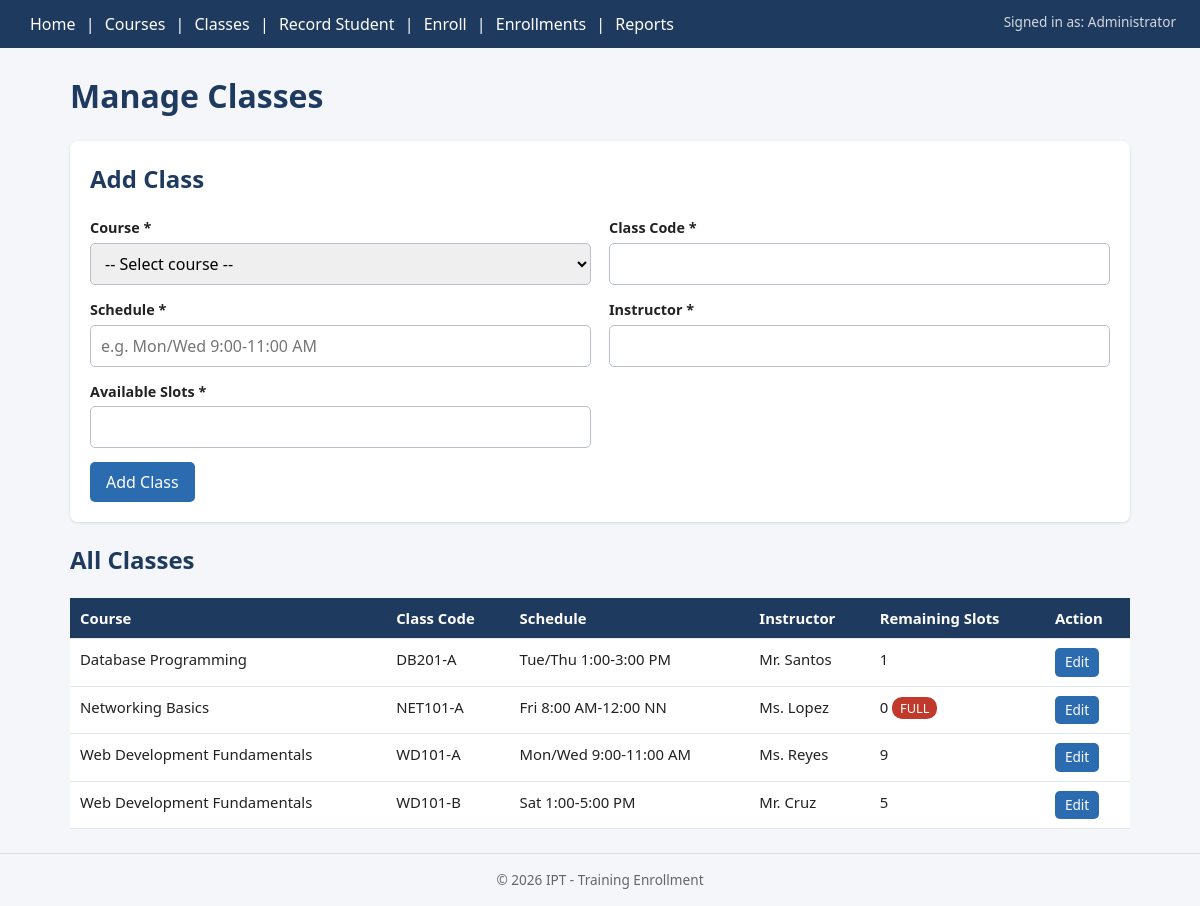
/admin/classes.php, run on the app's committed database.
### tables this page shows
CREATE TABLE classes (
   class_id   INT AUTO_INCREMENT PRIMARY KEY,
   course_id  INT NOT NULL,
   class_code VARCHAR(20) NOT NULL,
   schedule   VARCHAR(100),
   instructor VARCHAR(100),
   slots      INT NOT NULL DEFAULT 0,
   FOREIGN KEY (course_id) REFERENCES courses(course_id)
);

CREATE TABLE courses (
   course_id   INT AUTO_INCREMENT PRIMARY KEY,
   course_code VARCHAR(20) NOT NULL UNIQUE,
   course_name VARCHAR(100) NOT NULL,
   description TEXT
);

### classes/ClassSection.php (called while the page is built, shortened)
<?php
class ClassSection {
    private $db;
    public function __construct(PDO $db) { $this->db = $db; }
    public function allWithCourse() {
        $sql = "SELECT c.*, co.course_code, co.course_name
                  FROM classes c
                  JOIN courses co ON c.course_id = co.course_id
              ORDER BY co.course_name, c.class_code";
        return $this->db->query($sql)->fetchAll();
    }
}

### admin/classes.php (the view, shortened to what this page needs)
<?php
require_once __DIR__ . '/../config/db.php';
require_once __DIR__ . '/../classes/ClassSection.php';
$sections = new ClassSection($db);
$form    = ['class_id' => 0, 'course_id' => 0, 'class_code' => '', 'schedule' => '', 'instructor' => '', 'slots' => ''];
$list = $sections->allWithCourse();
$base = '../';
require_once __DIR__ . '/../includes/header.php';
?>
<h1>Manage Classes</h1>
<div class="card">
    <h2><?php echo $form['class_id'] > 0 ? 'Edit Class' : 'Add Class'; ?></h2>
    <form method="POST" class="grid" novalidate>
        <div>
            <label for="course_id">Course *</label>
            <select id="course_id" name="course_id">
                <option value="0">-- Select course --</option>
            </select>
        </div>
        <div>
            <label for="class_code">Class Code *</label>
            <input type="text" id="class_code" name="class_code" value="<?php echo h($form['class_code']); ?>">
        </div>
        <div>
            <label for="schedule">Schedule *</label>
            <input type="text" id="schedule" name="schedule" value="<?php echo h($form['schedule']); ?>" placeholder="e.g. Mon/Wed 9:00-11:00 AM">
        </div>
        <div>
            <label for="instructor">Instructor *</label>
            <input type="text" id="instructor" name="instructor" value="<?php echo h($form['instructor']); ?>">
        </div>
        <div>
            <label for="slots">Available Slots *</label>
            <input type="number" id="slots" name="slots" min="0" value="<?php echo h($form['slots']); ?>">
        </div>
        <div class="full">
            <button type="submit" class="btn"><?php echo $form['class_id'] > 0 ? 'Save Changes' : 'Add Class'; ?></button>
        </div>
    </form>
</div>
<h2>All Classes</h2>
<table>
    <thead><tr><th>Course</th><th>Class Code</th><th>Schedule</th><th>Instructor</th><th>Remaining Slots</th><th>Action</th></tr></thead>
    <tbody>
    <?php foreach ($list as $c): ?>
        <tr>
            <td><?php echo h($c['course_name']); ?></td>
            <td><?php echo h($c['class_code']); ?></td>
            <td><?php echo h($c['schedule']); ?></td>
            <td><?php echo h($c['instructor']); ?></td>
            <td>
                <?php echo (int) $c['slots']; ?>
                <?php if ((int) $c['slots'] === 0): ?><span class="badge full">FULL</span><?php endif; ?>
            </td>
            <td><a class="btn small" href="classes.php?edit=<?php echo (int) $c['class_id']; ?>">Edit</a></td>
        </tr>
    <?php endforeach; ?>
    </tbody>
</table>
<?php require_once __DIR__ . '/../includes/footer.php'; ?>

### includes/header.php (shortened to what this page needs)
<?php
$base = $base ?? '';
if (!function_exists('h')) {
    function h($value) { return htmlspecialchars((string) $value, ENT_QUOTES, 'UTF-8'); }
}
?>
<!DOCTYPE html>
<html lang="en">
<head>
    <link rel="stylesheet" href="<?php echo $base; ?>css/style.css">
</head>
<body>
<nav>
    <a href="<?php echo $base; ?>index.php">Home</a> |
    <a href="<?php echo $base; ?>admin/courses.php">Courses</a> |
    <a href="<?php echo $base; ?>admin/classes.php">Classes</a> |
    <a href="<?php echo $base; ?>admin/students.php">Record Student</a> |
    <a href="<?php echo $base; ?>admin/enroll.php">Enroll</a> |
    <a href="<?php echo $base; ?>admin/enrollments.php">Enrollments</a> |
    <a href="<?php echo $base; ?>admin/reports.php">Reports</a>
    <span class="who">Signed in as: Administrator</span>
</nav>
<main>

### includes/footer.php
</main>
<footer>&copy; <?php echo date('Y'); ?> IPT - Training Enrollment</footer>
</body>
</html>

### css/style.css (style rules this page uses)
* { box-sizing: border-box; }
body { margin: 0; font-family: Segoe UI, Arial, sans-serif; background: #f4f6f9; color: #222; line-height: 1.5; }
nav { background: #1f3a5f; color: #fff; padding: 12px 24px; }
nav a { color: #fff; text-decoration: none; padding: 0 6px; }
nav .who { float: right; font-size: 0.85rem; opacity: 0.8; }
main { max-width: 1100px; margin: 24px auto; padding: 0 20px; min-height: 70vh; }
footer { text-align: center; color: #666; font-size: 0.85rem; padding: 16px; border-top: 1px solid #ddd; }
h1, h2 { color: #1f3a5f; margin-top: 0; }
.card { background: #fff; border-radius: 8px; padding: 20px; margin-bottom: 20px; box-shadow: 0 1px 3px rgba(0,0,0,.12); }
table { width: 100%; border-collapse: collapse; background: #fff; }
th, td { padding: 9px 10px; border-bottom: 1px solid #e3e6ea; text-align: left; font-size: 0.93rem; vertical-align: top; }
th { background: #1f3a5f; color: #fff; }
form.grid { display: grid; grid-template-columns: 1fr 1fr; gap: 14px 18px; }
form.grid .full { grid-column: 1 / -1; }
label { display: block; font-weight: 600; margin-bottom: 4px; font-size: 0.9rem; }
input[type=text], input[type=email], input[type=number], select, textarea { width: 100%; padding: 8px 10px; border: 1px solid #b9c0c9; border-radius: 5px; font: inherit; }
.btn { display: inline-block; padding: 8px 16px; border: 0; border-radius: 5px; background: #2b6cb0; color: #fff; cursor: pointer; font: inherit; text-decoration: none; }
.btn.small { padding: 4px 10px; font-size: 0.85rem; }
.badge { padding: 2px 8px; border-radius: 10px; font-size: 0.8rem; color: #fff; }
.badge.full { background: #c0392b; }

### data on the page
classes: course.course_name "Database Programming", class_code "DB201-A", schedule "Tue/Thu 1:00-3:00 PM", instructor "Mr. Santos", slots "1"
classes: course.course_name "Networking Basics", class_code "NET101-A", schedule "Fri 8:00 AM-12:00 NN", instructor "Ms. Lopez", slots "0", shows "FULL"
classes: course.course_name "Web Development Fundamentals", class_code "WD101-A", schedule "Mon/Wed 9:00-11:00 AM", instructor "Ms. Reyes", slots "9"
classes: course.course_name "Web Development Fundamentals", class_code "WD101-B", schedule "Sat 1:00-5:00 PM", instructor "Mr. Cruz", slots "5"
